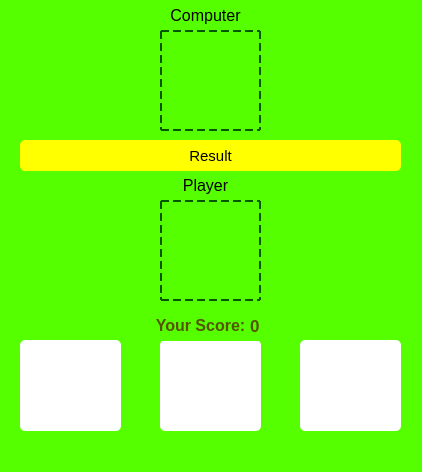
<?xml version="1.0" encoding="UTF-8"?>
<ui version="4.0">
 <class>MainWindow</class>
 <widget class="QMainWindow" name="MainWindow">
  <property name="geometry">
   <rect>
    <x>0</x>
    <y>0</y>
    <width>422</width>
    <height>472</height>
   </rect>
  </property>
  <property name="windowTitle">
   <string>RockPaperScissors-Game</string>
  </property>
  <property name="styleSheet">
   <string notr="true">background-color: rgb(85, 255, 0);</string>
  </property>
  <widget class="QWidget" name="centralwidget">
   <widget class="QPushButton" name="btn_paper">
    <property name="geometry">
     <rect>
      <x>20</x>
      <y>340</y>
      <width>101</width>
      <height>91</height>
     </rect>
    </property>
    <property name="font">
     <font>
      <pointsize>20</pointsize>
     </font>
    </property>
    <property name="styleSheet">
     <string notr="true">background-color: rgb(255, 255, 255);
border-radius: 5px;
border-image:url(C:/Users/ara/Desktop/MyProjects1/PyLearningWorks1/Mini-Project2/Mini-Projects-with-Qt/RockPaperScissors/paper.png);
</string>
    </property>
    <property name="text">
     <string/>
    </property>
   </widget>
   <widget class="QPushButton" name="btn_rock">
    <property name="geometry">
     <rect>
      <x>160</x>
      <y>340</y>
      <width>101</width>
      <height>91</height>
     </rect>
    </property>
    <property name="font">
     <font>
      <pointsize>20</pointsize>
     </font>
    </property>
    <property name="styleSheet">
     <string notr="true">background-color: rgb(255, 255, 255);
border-radius: 5px;
border-image:url(C:/Users/ara/Desktop/MyProjects1/PyLearningWorks1/Mini-Project2/Mini-Projects-with-Qt/RockPaperScissors/rock.png);

</string>
    </property>
    <property name="text">
     <string/>
    </property>
   </widget>
   <widget class="QPushButton" name="btn_scissors">
    <property name="geometry">
     <rect>
      <x>300</x>
      <y>340</y>
      <width>101</width>
      <height>91</height>
     </rect>
    </property>
    <property name="font">
     <font>
      <pointsize>20</pointsize>
     </font>
    </property>
    <property name="styleSheet">
     <string notr="true">background-color: rgb(255, 255, 255);
border-radius: 5px;
border-image:url(C:/Users/ara/Desktop/MyProjects1/PyLearningWorks1/Mini-Project2/Mini-Projects-with-Qt/RockPaperScissors/scissors.png);
</string>
    </property>
    <property name="text">
     <string/>
    </property>
   </widget>
   <widget class="QLabel" name="label">
    <property name="geometry">
     <rect>
      <x>170</x>
      <y>0</y>
      <width>71</width>
      <height>31</height>
     </rect>
    </property>
    <property name="font">
     <font>
      <pointsize>12</pointsize>
     </font>
    </property>
    <property name="text">
     <string>Computer</string>
    </property>
    <property name="alignment">
     <set>Qt::AlignCenter</set>
    </property>
   </widget>
   <widget class="QLabel" name="label_2">
    <property name="geometry">
     <rect>
      <x>150</x>
      <y>310</y>
      <width>101</width>
      <height>31</height>
     </rect>
    </property>
    <property name="font">
     <font>
      <pointsize>12</pointsize>
      <bold>true</bold>
     </font>
    </property>
    <property name="styleSheet">
     <string notr="true">color: rgb(85, 85, 0);</string>
    </property>
    <property name="text">
     <string>Your Score:</string>
    </property>
    <property name="alignment">
     <set>Qt::AlignCenter</set>
    </property>
   </widget>
   <widget class="QLabel" name="label_3">
    <property name="geometry">
     <rect>
      <x>170</x>
      <y>170</y>
      <width>71</width>
      <height>31</height>
     </rect>
    </property>
    <property name="font">
     <font>
      <pointsize>12</pointsize>
     </font>
    </property>
    <property name="text">
     <string>Player</string>
    </property>
    <property name="alignment">
     <set>Qt::AlignCenter</set>
    </property>
   </widget>
   <widget class="QLabel" name="result">
    <property name="geometry">
     <rect>
      <x>20</x>
      <y>140</y>
      <width>381</width>
      <height>31</height>
     </rect>
    </property>
    <property name="font">
     <font>
      <pointsize>11</pointsize>
     </font>
    </property>
    <property name="styleSheet">
     <string notr="true">background-color: rgb(255, 255, 0);
border-radius: 5px;</string>
    </property>
    <property name="text">
     <string>Result</string>
    </property>
    <property name="alignment">
     <set>Qt::AlignCenter</set>
    </property>
   </widget>
   <widget class="QLabel" name="player_score">
    <property name="geometry">
     <rect>
      <x>250</x>
      <y>310</y>
      <width>49</width>
      <height>31</height>
     </rect>
    </property>
    <property name="font">
     <font>
      <pointsize>13</pointsize>
      <bold>true</bold>
     </font>
    </property>
    <property name="styleSheet">
     <string notr="true">color: rgb(85, 85, 0);</string>
    </property>
    <property name="text">
     <string>0</string>
    </property>
   </widget>
   <widget class="QPushButton" name="player_choice">
    <property name="geometry">
     <rect>
      <x>160</x>
      <y>200</y>
      <width>101</width>
      <height>101</height>
     </rect>
    </property>
    <property name="styleSheet">
     <string notr="true">border-color: rgb(0, 85, 0);
border-width: 2px;
border-style : dashed</string>
    </property>
    <property name="text">
     <string/>
    </property>
   </widget>
   <widget class="QPushButton" name="computer_choice">
    <property name="geometry">
     <rect>
      <x>160</x>
      <y>30</y>
      <width>101</width>
      <height>101</height>
     </rect>
    </property>
    <property name="styleSheet">
     <string notr="true">border-color: rgb(0, 85, 0);
border-width: 2px;
border-style : dashed</string>
    </property>
    <property name="text">
     <string/>
    </property>
   </widget>
  </widget>
  <widget class="QMenuBar" name="menubar">
   <property name="geometry">
    <rect>
     <x>0</x>
     <y>0</y>
     <width>422</width>
     <height>22</height>
    </rect>
   </property>
  </widget>
  <widget class="QStatusBar" name="statusbar"/>
 </widget>
 <resources/>
 <connections/>
</ui>
